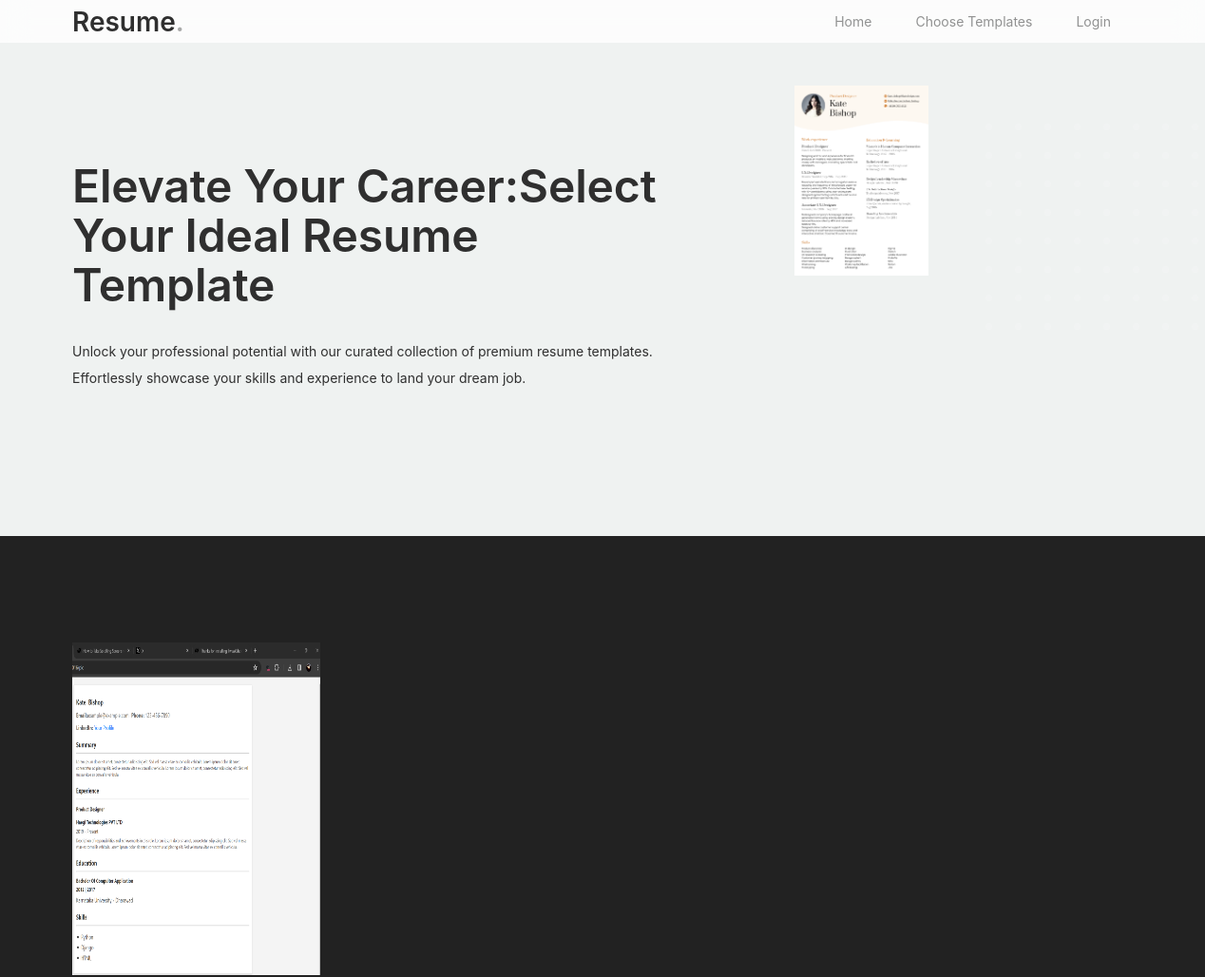
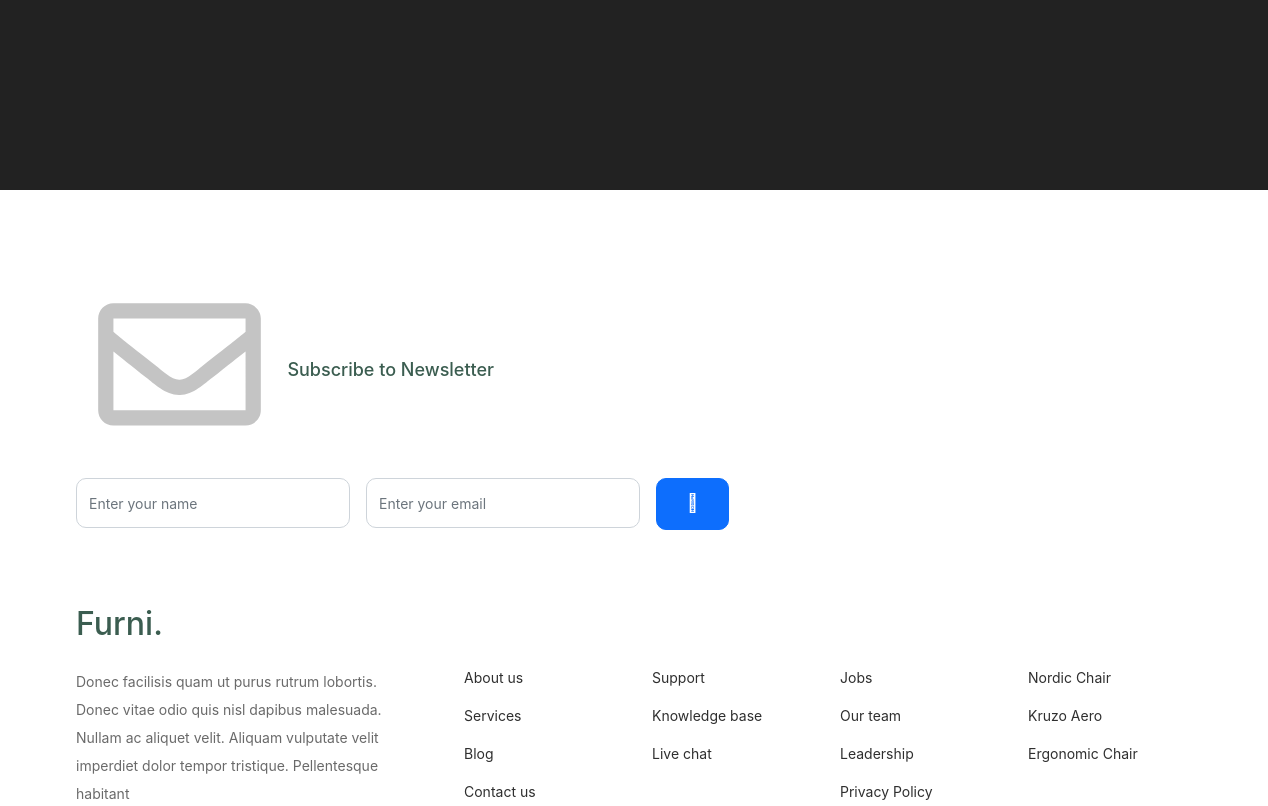
Page /resumes (upper part) on the earlier database version (2 pictures, top to bottom).
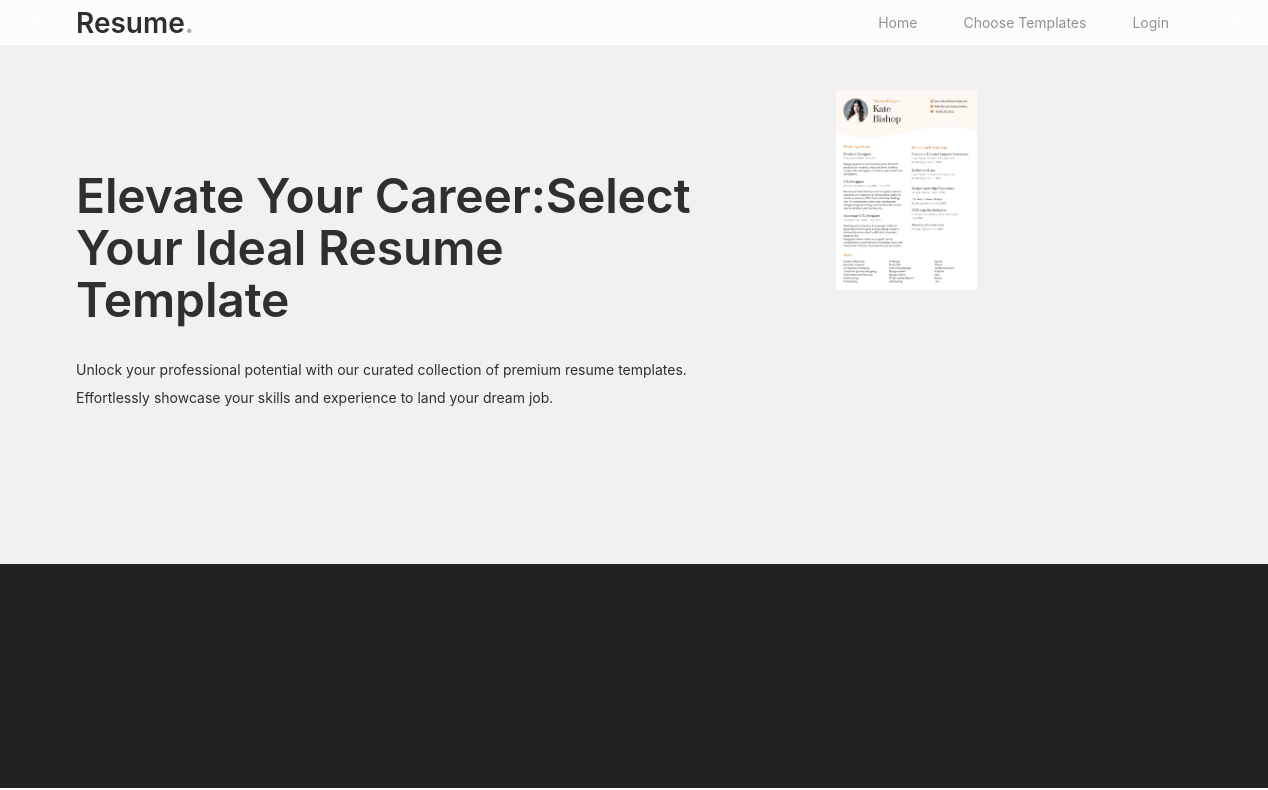
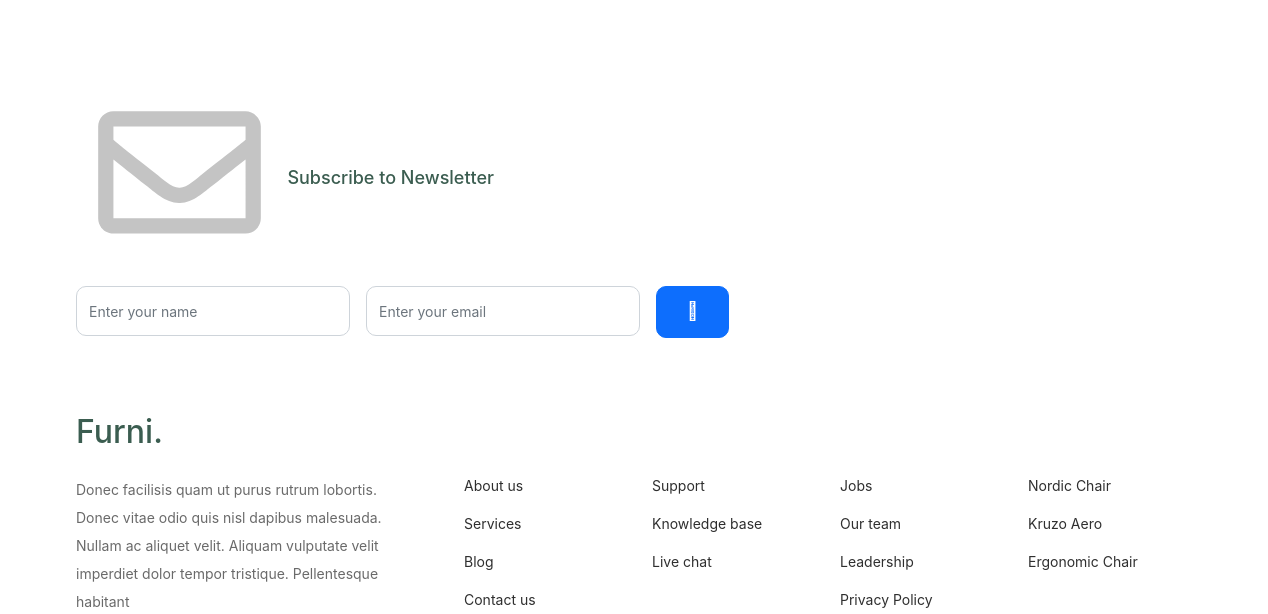
Same page on the later database version (2 pictures, top to bottom).
### resume_builder/models.py (models this page shows)
class TemplatesInfo(models.Model):
    template_image = models.ImageField(upload_to='uploaded_images/',default="profile")
    view_name = models.CharField(max_length=300,default='none')
    id_name=models.CharField(max_length=300,default='none')

### resume_builder/views.py (the view)
# urls.py: path('resumes',views.resumes,name="resumes"),
def resumes(request):
    id=request.user.id
    print(id)
    templates = TemplatesInfo.objects.all()
    context = {
        'templates':templates
    }
    return render(request,'resumes.html', context)

### resume_builder/templates/resumes.html (shortened to what the changed rows need)
<!doctype html>
<html lang="en">
<head>
		<link href="/static/home_assets/css/bootstrap.min.css" rel="stylesheet">
		<link href="https://cdnjs.cloudflare.com/ajax/libs/font-awesome/6.0.0-beta3/css/all.min.css" rel="stylesheet">
		<link href="/static/home_assets/css/tiny-slider.css" rel="stylesheet">
		<link href="/static/home_assets/css/style.css" rel="stylesheet">
	</head>
	<body>
			<div class="hero">
				<div class="container">
					<div class="row justify-content-between">
						<div class="col-lg-8"style="margin-top: 40px;">
							<div class="intro-excerpt">
								<h1 >Elevate Your Career:Select Your Ideal Resume Template</h1>
							</div>
						</div>
					</div>
				</div>
			</div>
		<div class="product-section">
			<div class="container">
				<div class="row">
					{% for x in templates %}
					<div class="col-12 col-md-4 col-lg-3 mb-5 mb-md-0">
						<a class="product-item" href="/resume_options/{{x.id}}">
							<img src="/{{x.template_image}}" class="img-fluid1 product-thumbnail" style="width:300px; height:350px;">
						</a>
					</div>
					{% endfor %}
				</div>
			</div>
		</div>
	</body>
</html>

Differences in the rows shown:
removed TemplatesInfo: template_image (picture)
